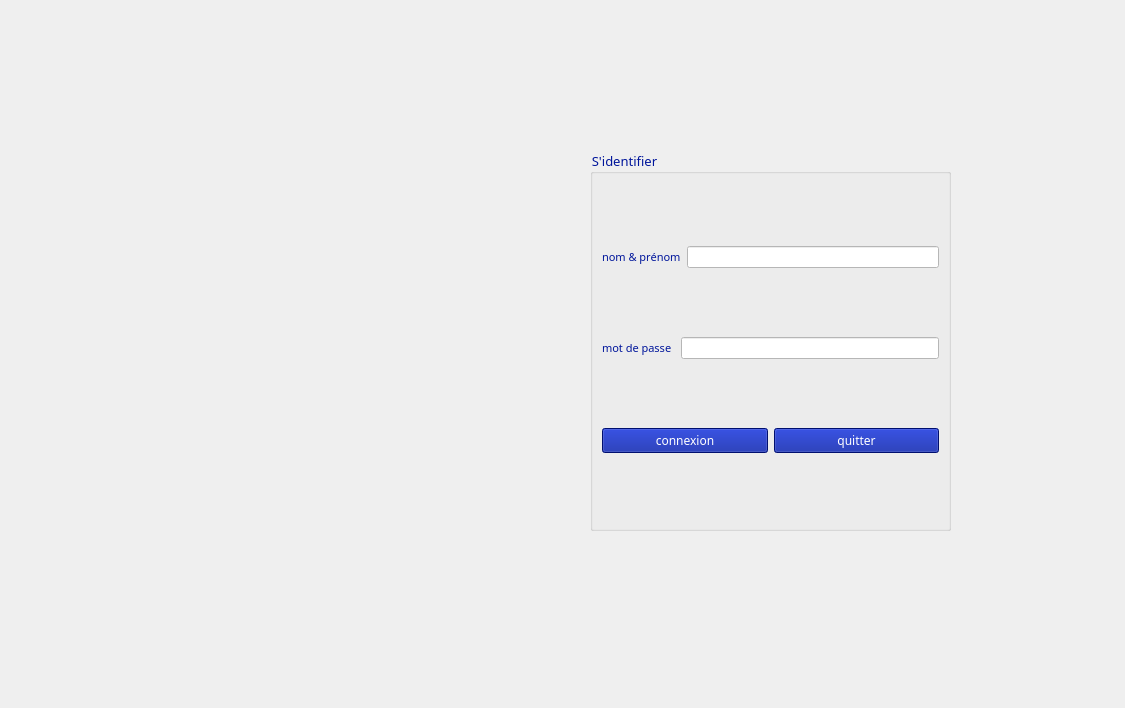
<?xml version="1.0" encoding="UTF-8"?>
<ui version="4.0">
 <class>MainWindow</class>
 <widget class="QMainWindow" name="MainWindow">
  <property name="geometry">
   <rect>
    <x>0</x>
    <y>0</y>
    <width>1125</width>
    <height>708</height>
   </rect>
  </property>
  <property name="windowTitle">
   <string>MainWindow</string>
  </property>
  <property name="styleSheet">
   <string notr="true"/>
  </property>
  <widget class="QWidget" name="centralwidget">
   <widget class="QGroupBox" name="groupBox">
    <property name="geometry">
     <rect>
      <x>590</x>
      <y>150</y>
      <width>361</width>
      <height>381</height>
     </rect>
    </property>
    <property name="font">
     <font>
      <family>Segoe UI Black</family>
      <pointsize>10</pointsize>
     </font>
    </property>
    <property name="styleSheet">
     <string notr="true">color: rgb(0, 21, 155);</string>
    </property>
    <property name="title">
     <string>S'identifier</string>
    </property>
    <layout class="QVBoxLayout" name="verticalLayout">
     <item>
      <layout class="QHBoxLayout" name="horizontalLayout">
       <item>
        <widget class="QLabel" name="label">
         <property name="font">
          <font>
           <family>Segoe UI Black</family>
           <pointsize>8</pointsize>
           <bold>true</bold>
          </font>
         </property>
         <property name="styleSheet">
          <string notr="true"/>
         </property>
         <property name="text">
          <string>&lt;html&gt;&lt;head/&gt;&lt;body&gt;&lt;p&gt;&lt;span style=&quot; font-weight:400; color:#00159b;&quot;&gt;nom &amp;amp; prénom&lt;/span&gt;&lt;/p&gt;&lt;/body&gt;&lt;/html&gt;</string>
         </property>
        </widget>
       </item>
       <item>
        <widget class="QLineEdit" name="nom">
         <property name="styleSheet">
          <string notr="true">background-color: rgb(255, 255, 255);</string>
         </property>
         <property name="text">
          <string/>
         </property>
        </widget>
       </item>
      </layout>
     </item>
     <item>
      <layout class="QHBoxLayout" name="horizontalLayout_2">
       <item>
        <widget class="QLabel" name="label_2">
         <property name="font">
          <font>
           <family>Segoe UI Black</family>
           <pointsize>8</pointsize>
          </font>
         </property>
         <property name="styleSheet">
          <string notr="true"/>
         </property>
         <property name="text">
          <string>&lt;html&gt;&lt;head/&gt;&lt;body&gt;&lt;p&gt;&lt;span style=&quot; color:#00159b;&quot;&gt;mot de passe &lt;/span&gt;&lt;/p&gt;&lt;/body&gt;&lt;/html&gt;</string>
         </property>
        </widget>
       </item>
       <item>
        <widget class="QLineEdit" name="mdp">
         <property name="styleSheet">
          <string notr="true">background-color: rgb(255, 255, 255);</string>
         </property>
         <property name="text">
          <string/>
         </property>
         <property name="echoMode">
          <enum>QLineEdit::Normal</enum>
         </property>
        </widget>
       </item>
      </layout>
     </item>
     <item>
      <layout class="QHBoxLayout" name="horizontalLayout_3">
       <item>
        <widget class="QPushButton" name="connexion">
         <property name="minimumSize">
          <size>
           <width>0</width>
           <height>0</height>
          </size>
         </property>
         <property name="font">
          <font>
           <family>Segoe UI Black</family>
           <pointsize>9</pointsize>
           <italic>false</italic>
           <bold>false</bold>
          </font>
         </property>
         <property name="styleSheet">
          <string notr="true">background-color: rgb(0, 21, 155);
color: rgb(255, 255, 255);
</string>
         </property>
         <property name="text">
          <string>connexion</string>
         </property>
        </widget>
       </item>
       <item>
        <widget class="QPushButton" name="quitter">
         <property name="font">
          <font>
           <family>Segoe UI Black</family>
           <pointsize>9</pointsize>
           <italic>false</italic>
           <bold>false</bold>
          </font>
         </property>
         <property name="styleSheet">
          <string notr="true">background-color: rgb(0, 21, 155);
color: rgb(255, 255, 255);</string>
         </property>
         <property name="text">
          <string>quitter</string>
         </property>
        </widget>
       </item>
      </layout>
     </item>
    </layout>
   </widget>
   <widget class="QWidget" name="widget" native="true">
    <property name="geometry">
     <rect>
      <x>0</x>
      <y>0</y>
      <width>1131</width>
      <height>771</height>
     </rect>
    </property>
    <property name="styleSheet">
     <string notr="true">background-image: url(:/img/img/back.png);</string>
    </property>
   </widget>
   <zorder>widget</zorder>
   <zorder>groupBox</zorder>
  </widget>
  <widget class="QMenuBar" name="menubar">
   <property name="geometry">
    <rect>
     <x>0</x>
     <y>0</y>
     <width>1125</width>
     <height>25</height>
    </rect>
   </property>
  </widget>
 </widget>
 <resources/>
 <connections>
  <connection>
   <sender>quitter</sender>
   <signal>clicked()</signal>
   <receiver>MainWindow</receiver>
   <slot>close()</slot>
   <hints>
    <hint type="sourcelabel">
     <x>935</x>
     <y>500</y>
    </hint>
    <hint type="destinationlabel">
     <x>1028</x>
     <y>595</y>
    </hint>
   </hints>
  </connection>
 </connections>
</ui>
